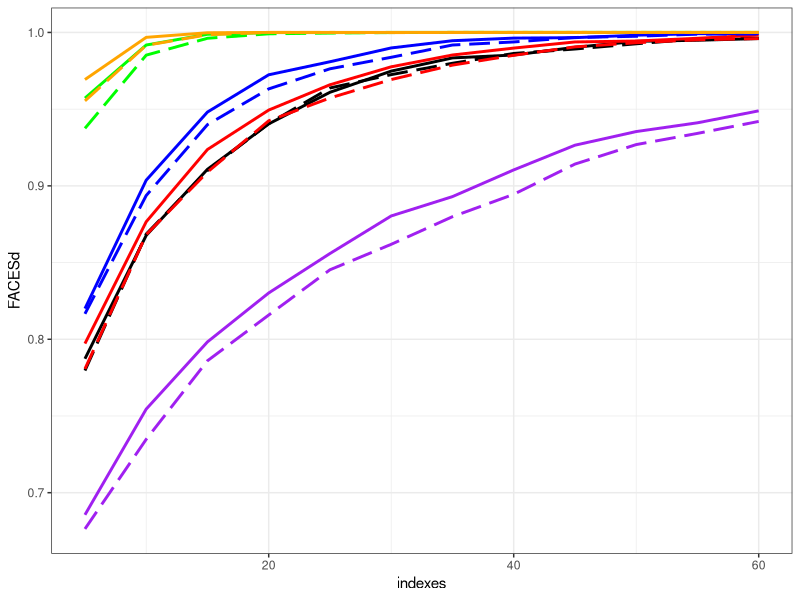

Write the R code that produced this figure. (Note: this script raises an error after producing the figure.)
## ---- chunk 1
library(tidyverse)
theme_set(theme_bw())
## ---- chunk 2
faces <- read_csv('../../Data/cleaned_FACES_data.csv', col_types = c('ffffdf'))
## ---- chunk 3
#how many different n to test
m <- seq(from=5, to=60, by=5)
#power dataframe for non-parametric
power_data <- data.frame('FACES' = numeric(length(m)), 'AKS' = numeric(length(m)), 
                         'FES' = numeric(length(m)), 'SCS' = numeric(length(m)), 
                         'FPPS' = numeric(length(m)), 'SEAS' = numeric(length(m)))


#power dataframe for parametric group
power_norm <- data.frame('FACES' = numeric(length(m)), 'AKS' = numeric(length(m)), 
                         'FES' = numeric(length(m)), 'SCS' = numeric(length(m)), 
                         'FPPS' = numeric(length(m)), 'SEAS' = numeric(length(m)))
## ---- chunk 4
for (n in m) {
  # Number of times to bootstrap
  B <- 1e4
  #survey categories
  surveys <- as.character(unique(faces$Survey))
  #dataframe to hold simulation results
  pre.exp <- data.frame('FACES' = numeric(B), 'AKS' = numeric(B), 'FES' = numeric(B),
                          'SCS' = numeric(B), 'FPPS' = numeric(B), 'SEAS' = numeric(B))
  post.exp <- data.frame('FACES' = numeric(B), 'AKS' = numeric(B), 'FES' = numeric(B),
                          'SCS' = numeric(B), 'FPPS' = numeric(B), 'SEAS' = numeric(B))
  
  for (j in 1:6) {
    sample_faces_pre <- faces %>%
      filter(Time == 'Pre', 
             Group == 'Experimental',
             Survey == surveys[j]) %>%
      group_by(`Participant #`) %>%
      summarise(Total = sum(Response)) %>%
      ungroup()
    
    sample_faces_post <- faces %>%
      filter(Time == 'Post', 
             Group == 'Experimental',
             Survey == surveys[j]) %>%
      group_by(`Participant #`) %>%
      summarise(Total = sum(Response)) %>%
      ungroup()
  
    # Vector to store means
    m1d <- numeric()
    m1n <- numeric()
    
    #pre sample mean and sd
    pre_mean <- mean(sample_faces_pre$Total)
    pre_sd <- sd(sample_faces_pre$Total)
    
    for (i in 1:B) {
      dist <- sample(sample_faces_pre$Total, size = n, replace = T)
      m1d[i] <- mean(dist)
      dist <- rnorm(n, mean=pre_mean, sd=pre_sd)
      m1n[i] <- mean(dist)
    }
    
    #vector to store post means
    m2d <- numeric()
    m2n <- numeric()
    
    #post sample mean and sd
    post_mean <- mean(sample_faces_post$Total)
    post_sd <- sd(sample_faces_post$Total)
    
    for (i in 1:B) {
      dist <- sample(sample_faces_post$Total, size = n, replace = T)
      m2d[i] <- mean(dist)
      dist <- rnorm(n, mean=post_mean, sd=post_sd)
      m2n[i] <- mean(dist)
    }
    
    power_data[n / 5, j] <- mean(m2d > m1d)
    power_norm[n / 5, j] <- mean(m2n > m1n)
  }
}
## ---- chunk 5
  #combine the data frames and change the column names
  power <- cbind(power_data, power_norm)
  colNames <- c('FACESd', 'AKSd', 'FESd', 'SCSd', 'FPPSd', 'SEASd',
                'FACESn', 'AKSn', 'FESn', 'SCSn', 'FPPSn', 'SEASn')
  colnames(power) <- colNames
  #add indexing for the graph
  power$indexes <- m
  
  #colors for the graph
  colors <- c('black', 'red', 'green', 'blue', 'purple', 'orange')
  

    ggplot(data=power, aes(x=indexes))+
      geom_line(aes(y=FACESd), size=1)+
      geom_line(aes(y=FACESn), linetype='longdash', size=1)+
      geom_line(aes(y=AKSd), color='red', size=1)+
      geom_line(aes(y=AKSn), linetype='longdash', color='red', size=1)+
      geom_line(aes(y=FESd), color='green', size=1)+
      geom_line(aes(y=FESn), linetype='longdash', color='green', size=1)+
      geom_line(aes(y=SCSd), color='blue', size=1)+
      geom_line(aes(y=SCSn), linetype='longdash', color='blue', size=1)+
      geom_line(aes(y=FPPSd), color='purple', size=1)+
      geom_line(aes(y=FPPSn), linetype='longdash', color='purple', size=1)+
      geom_line(aes(y=SEASd), color='orange', size=1)+
      geom_line(aes(y=SEASn), linetype='longdash', color='orange', size=1)
  
power %>%
  select(ExpN, ends_with('d')) %>%
  pivot_longer(-ExpN, names_to = 'Survey', values_to = 'Proportion True') %>%
  mutate(Survey = str_replace(Survey, 'd', ''),
         Survey = factor(Survey)) %>%
  ggplot(aes(x = ExpN)) +
  geom_line(aes(y = `Proportion True`, color = Survey),
            size = 1, alpha = .75) +
  facet_wrap(Survey ~., scales = 'free_y') +
  labs(x = "Experimental Group Sample Size",
       title = "Power Calculations",
       caption = 'Control Group Sample Size = 60 - Experimental Group Sample Size') +
  theme(text = element_text(size = 14))
## ---- chunk 6
dist <- tibble(Time = c(rep('Pre', length(m1)), rep('Post', length(m2))),
               Dist = c(m1, m2)) %>%
  mutate(Time = factor(Time))
dist %>%
  ggplot() +
  geom_density(aes(x = Dist, fill = Time), alpha = 0.7)
